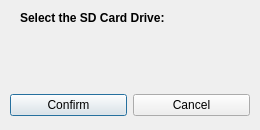
<?xml version="1.0" encoding="UTF-8"?>
<ui version="4.0">
 <class>Dialog</class>
 <widget class="QDialog" name="Dialog">
  <property name="geometry">
   <rect>
    <x>0</x>
    <y>0</y>
    <width>260</width>
    <height>130</height>
   </rect>
  </property>
  <property name="windowTitle">
   <string>Dialog</string>
  </property>
  <widget class="QWidget" name="button_widget" native="true">
   <property name="geometry">
    <rect>
     <x>10</x>
     <y>85</y>
     <width>240</width>
     <height>40</height>
    </rect>
   </property>
   <layout class="QHBoxLayout" name="button_layout">
    <item>
     <widget class="QPushButton" name="confirm_button">
      <property name="text">
       <string>Confirm</string>
      </property>
     </widget>
    </item>
    <item>
     <widget class="QPushButton" name="cancel_button">
      <property name="text">
       <string>Cancel</string>
      </property>
     </widget>
    </item>
   </layout>
  </widget>
  <widget class="QLabel" name="label">
   <property name="geometry">
    <rect>
     <x>20</x>
     <y>10</y>
     <width>151</width>
     <height>16</height>
    </rect>
   </property>
   <property name="text">
    <string>&lt;b&gt;Select the SD Card Drive:&lt;/b&gt;</string>
   </property>
  </widget>
 </widget>
 <resources/>
 <connections/>
</ui>
